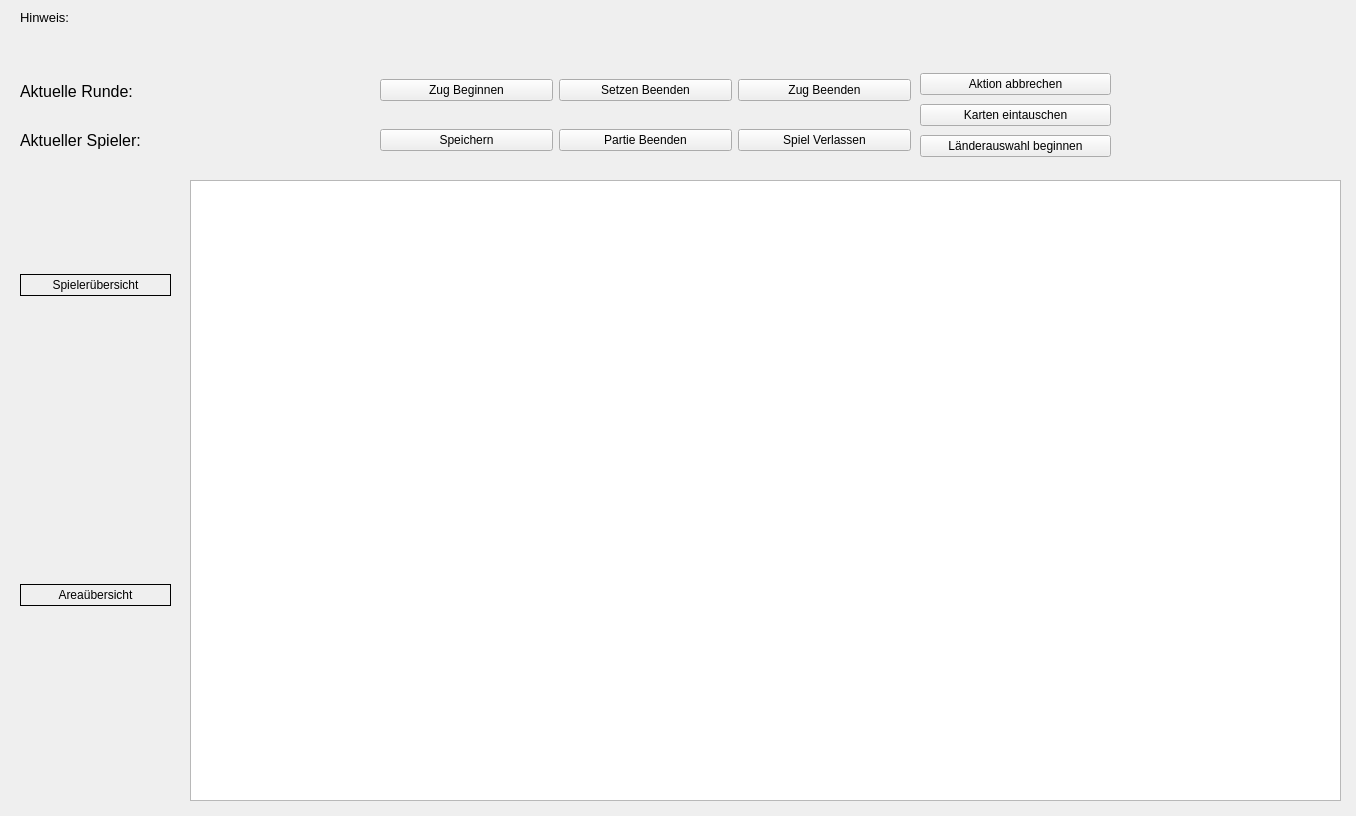
<?xml version="1.0" encoding="UTF-8"?>
<ui version="4.0">
 <class>CGame</class>
 <widget class="QWidget" name="CGame">
  <property name="geometry">
   <rect>
    <x>0</x>
    <y>0</y>
    <width>1356</width>
    <height>816</height>
   </rect>
  </property>
  <property name="windowTitle">
   <string>Form</string>
  </property>
  <widget class="CMyView" name="mapView">
   <property name="geometry">
    <rect>
     <x>190</x>
     <y>180</y>
     <width>1151</width>
     <height>621</height>
    </rect>
   </property>
   <property name="verticalScrollBarPolicy">
    <enum>Qt::ScrollBarAlwaysOff</enum>
   </property>
   <property name="horizontalScrollBarPolicy">
    <enum>Qt::ScrollBarAlwaysOff</enum>
   </property>
  </widget>
  <widget class="QWidget" name="verticalLayoutWidget">
   <property name="geometry">
    <rect>
     <x>20</x>
     <y>400</y>
     <width>151</width>
     <height>391</height>
    </rect>
   </property>
   <layout class="QVBoxLayout" name="areaLayout">
    <item>
     <widget class="QLabel" name="areaLabel">
      <property name="sizePolicy">
       <sizepolicy hsizetype="Expanding" vsizetype="Fixed">
        <horstretch>0</horstretch>
        <verstretch>0</verstretch>
       </sizepolicy>
      </property>
      <property name="frameShape">
       <enum>QFrame::Panel</enum>
      </property>
      <property name="text">
       <string>Areaübersicht</string>
      </property>
      <property name="alignment">
       <set>Qt::AlignHCenter|Qt::AlignTop</set>
      </property>
     </widget>
    </item>
   </layout>
  </widget>
  <widget class="QWidget" name="verticalLayoutWidget_2">
   <property name="geometry">
    <rect>
     <x>20</x>
     <y>170</y>
     <width>151</width>
     <height>231</height>
    </rect>
   </property>
   <layout class="QVBoxLayout" name="playerLayout">
    <property name="sizeConstraint">
     <enum>QLayout::SetDefaultConstraint</enum>
    </property>
    <item>
     <widget class="QLabel" name="playerLabel">
      <property name="sizePolicy">
       <sizepolicy hsizetype="Expanding" vsizetype="Fixed">
        <horstretch>0</horstretch>
        <verstretch>0</verstretch>
       </sizepolicy>
      </property>
      <property name="frameShape">
       <enum>QFrame::Panel</enum>
      </property>
      <property name="text">
       <string>Spielerübersicht</string>
      </property>
      <property name="alignment">
       <set>Qt::AlignHCenter|Qt::AlignTop</set>
      </property>
     </widget>
    </item>
   </layout>
  </widget>
  <widget class="QWidget" name="verticalLayoutWidget_3">
   <property name="geometry">
    <rect>
     <x>20</x>
     <y>70</y>
     <width>321</width>
     <height>91</height>
    </rect>
   </property>
   <layout class="QVBoxLayout" name="informationLayout">
    <item>
     <widget class="QLabel" name="actTurnLabel">
      <property name="font">
       <font>
        <pointsize>12</pointsize>
        <bold>false</bold>
       </font>
      </property>
      <property name="text">
       <string>Aktuelle Runde: </string>
      </property>
     </widget>
    </item>
    <item>
     <widget class="QLabel" name="actPlayerLabel">
      <property name="font">
       <font>
        <pointsize>12</pointsize>
       </font>
      </property>
      <property name="text">
       <string>Aktueller Spieler: </string>
      </property>
     </widget>
    </item>
   </layout>
  </widget>
  <widget class="QWidget" name="horizontalLayoutWidget">
   <property name="geometry">
    <rect>
     <x>380</x>
     <y>70</y>
     <width>531</width>
     <height>41</height>
    </rect>
   </property>
   <layout class="QHBoxLayout" name="turnControlLayout">
    <item>
     <widget class="QPushButton" name="startTurnButton">
      <property name="text">
       <string>Zug Beginnen</string>
      </property>
     </widget>
    </item>
    <item>
     <widget class="QPushButton" name="endSetButton">
      <property name="text">
       <string>Setzen Beenden</string>
      </property>
     </widget>
    </item>
    <item>
     <widget class="QPushButton" name="endTurnButton">
      <property name="text">
       <string>Zug Beenden</string>
      </property>
     </widget>
    </item>
   </layout>
  </widget>
  <widget class="QWidget" name="horizontalLayoutWidget_2">
   <property name="geometry">
    <rect>
     <x>380</x>
     <y>120</y>
     <width>531</width>
     <height>41</height>
    </rect>
   </property>
   <layout class="QHBoxLayout" name="gameControlLayout">
    <item>
     <widget class="QPushButton" name="saveButton">
      <property name="text">
       <string>Speichern</string>
      </property>
     </widget>
    </item>
    <item>
     <widget class="QPushButton" name="endGameButton">
      <property name="text">
       <string>Partie Beenden</string>
      </property>
     </widget>
    </item>
    <item>
     <widget class="QPushButton" name="quitGameButton">
      <property name="text">
       <string>Spiel Verlassen</string>
      </property>
     </widget>
    </item>
   </layout>
  </widget>
  <widget class="QLabel" name="instructionLabel">
   <property name="geometry">
    <rect>
     <x>20</x>
     <y>10</y>
     <width>891</width>
     <height>51</height>
    </rect>
   </property>
   <property name="font">
    <font>
     <pointsize>10</pointsize>
    </font>
   </property>
   <property name="text">
    <string>Hinweis:</string>
   </property>
   <property name="alignment">
    <set>Qt::AlignLeading|Qt::AlignLeft|Qt::AlignTop</set>
   </property>
  </widget>
  <widget class="QWidget" name="verticalLayoutWidget_4">
   <property name="geometry">
    <rect>
     <x>920</x>
     <y>70</y>
     <width>191</width>
     <height>91</height>
    </rect>
   </property>
   <layout class="QVBoxLayout" name="specialControlLayout">
    <item>
     <widget class="QPushButton" name="quitActionPB">
      <property name="text">
       <string>Aktion abbrechen</string>
      </property>
     </widget>
    </item>
    <item>
     <widget class="QPushButton" name="changeCardsPB">
      <property name="text">
       <string>Karten eintauschen</string>
      </property>
     </widget>
    </item>
    <item>
     <widget class="QPushButton" name="countryInitPB">
      <property name="text">
       <string>Länderauswahl beginnen</string>
      </property>
     </widget>
    </item>
   </layout>
  </widget>
 </widget>
 <customwidgets>
  <customwidget>
   <class>CMyView</class>
   <extends>QGraphicsView</extends>
   <header>myview.h</header>
  </customwidget>
 </customwidgets>
 <resources/>
 <connections/>
</ui>
